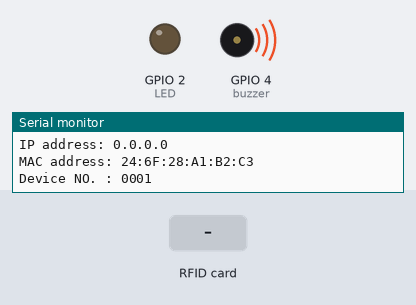
The sketch below on a simulated ESP32. On the bench: output pins drawn as LEDs (lit = HIGH), buzzer (waves = sounding, pin HIGH), the last lines printed to the serial monitor. Dashed ring = blinking. Inputs (shaded band) come from the test bench. WiFi joins after 1.5 s; servers stay silent unless stated. At 3.1 s the program restarts the board; the recording ends there.

Above: at 1.2 s.
1.3 s: RFID card 5E 7A 19 C4 held to the reader
At 1.7 s:
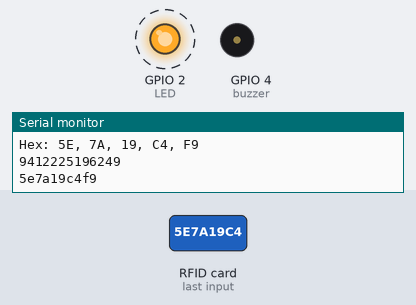
At 2.8 s:
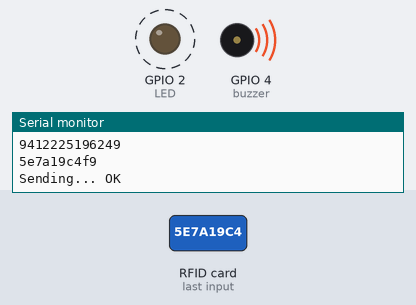
Timing chart, 0 to 3.1 s (numbered marks = the images above; inputs shaded):
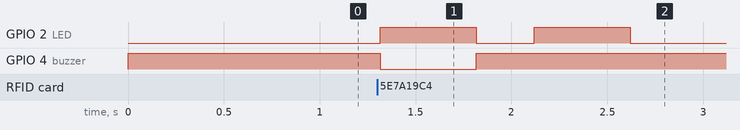

The sketch:

RFID_ESP32_Actual.ino
```cpp
 #include <SPI.h>
#include <RFID.h>
#include <esp_now.h>
#define SS_PIN 21
#define RST_PIN 22
#include "WiFi.h"

RFID rfid(SS_PIN, RST_PIN);

//const char* ssid     = "Realme3";
//const char* password = "12345678";

int LED = 2;
int buzzer = 4;
// Setup variables:
int serNum0;
int serNum1;
int serNum2;
int serNum3;
int serNum4;
int count = 0;
String data;
String device_id = "0001"; //---------------------------------EDIT HERE-----------
int count_num_1 = 0;
int count_num_2 = 0;
int count_num_3 = 0;
int count_num_4 = 0;
int count_num_5 = 0;
int count_num_6 = 0;

void OnDataSent(const uint8_t *mac_addr, esp_now_send_status_t status) {
  if (status == ESP_NOW_SEND_SUCCESS) {
    Serial.println("OK");
    digitalWrite(LED,HIGH);
    delay(500);
    digitalWrite(LED,LOW);
    delay(500);
    count_num_1 = 0;
    count_num_2 = 0;
    count_num_3 = 0;
    count_num_4 = 0;
    count_num_5 = 0;
    count_num_6 = 0;
    ESP.restart();
  } else {
    Serial.println("Fail");
    if(count_num_1 < 25){
      Serial.println("Fail Master 01");
      count_num_1 = count_num_1 + 1;
      esp_err_t result = esp_now_send(new uint8_t[6] { 0x30, 0x83, 0x98, 0x00, 0x69, 0x24 }, (uint8_t*)data.c_str(), data.length());
      if (result != ESP_OK) {
        Serial.println("Send error");
      }
    }else if(count_num_1 == 25 && count_num_2 < 25){
      Serial.println("Fail Master 02");
      count_num_2 = count_num_2 + 1;
      esp_err_t result = esp_now_send(new uint8_t[6] { 0x58, 0xBF, 0x25, 0x36, 0x0F, 0xF0 }, (uint8_t*)data.c_str(), data.length());
      if (result != ESP_OK) {
        Serial.println("Send error");
      }
    }else if(count_num_1 == 25 && count_num_2 == 25 && count_num_3 < 25){
      Serial.println("Fail Master 03");
      count_num_3 = count_num_3 + 1;
      esp_err_t result = esp_now_send(new uint8_t[6] { 0x9C, 0x9C, 0x1F, 0xCB, 0x47, 0x3C }, (uint8_t*)data.c_str(), data.length());
      if (result != ESP_OK) {
        Serial.println("Send error");
      }
    }else if(count_num_1 == 25 && count_num_2 == 25 && count_num_3 == 25 && count_num_4 < 25){
      Serial.println("Fail Master 04");
      count_num_4 = count_num_4 + 1;
      esp_err_t result = esp_now_send(new uint8_t[6] { 0x84, 0xCC, 0xA8, 0x2C, 0xA2, 0x14 }, (uint8_t*)data.c_str(), data.length());
      if (result != ESP_OK) {
        Serial.println("Send error");
      }
    }else if(count_num_1 == 25 && count_num_2 == 25 && count_num_3 == 25 && count_num_4 == 25 && count_num_5 < 25){
      Serial.println("Fail Master 05");
      count_num_5 = count_num_5 + 1;
      esp_err_t result = esp_now_send(new uint8_t[6] { 0x84, 0xCC, 0xA8, 0x2C, 0x76, 0x50 }, (uint8_t*)data.c_str(), data.length());
      if (result != ESP_OK) {
        Serial.println("Send error");
      }
    }else if(count_num_1 == 25 && count_num_2 == 25 && count_num_3 == 25 && count_num_4 == 25 && count_num_5 == 25 && count_num_6 < 25){
      Serial.println("Fail Master 06");
      count_num_6 = count_num_6 + 1;
      esp_err_t result = esp_now_send(new uint8_t[6] { 0x58, 0xBF, 0x25, 0x35, 0xE5, 0xD8 }, (uint8_t*)data.c_str(), data.length());
      if (result != ESP_OK) {
        Serial.println("Send error");
      }
    }else if(count_num_1 == 25 && count_num_2 == 25 && count_num_3 == 25 && count_num_4 == 25 && count_num_5 == 25 && count_num_6 == 25){
      digitalWrite(LED,HIGH);
      digitalWrite(buzzer,LOW);
      delay(100);
      digitalWrite(LED,LOW);
      digitalWrite(buzzer,HIGH);
      delay(100);
      digitalWrite(LED,HIGH);
      digitalWrite(buzzer,LOW);
      delay(100);
      digitalWrite(LED,LOW);
      digitalWrite(buzzer,HIGH);
      delay(100);
      digitalWrite(LED,HIGH);
      digitalWrite(buzzer,LOW);
      delay(100);
      digitalWrite(LED,LOW);
      digitalWrite(buzzer,HIGH);
      delay(300);
      ESP.restart();
    }
}
}

void setup()
{
  int count_setup_reset = 0;
  Serial.begin(115200);
  Serial.println("Starting...");
  pinMode(LED,OUTPUT);
  pinMode(buzzer,OUTPUT);
  digitalWrite(buzzer,HIGH);
  WiFi.mode(WIFI_STA);
//  WiFi.begin(WIFI_STA_NAME, WIFI_STA_PASS);
  esp_now_init();
  esp_now_register_send_cb(OnDataSent);

  static esp_now_peer_info_t peerInfo;
  memcpy(peerInfo.peer_addr, new uint8_t[6] { 0x9C, 0x9C, 0x1F, 0xCB, 0x47, 0x3C }, 6); // 1
  peerInfo.channel = 0;
  peerInfo.encrypt = false;
  if (esp_now_add_peer(&peerInfo) != ESP_OK) {
    Serial.println("Failed to add peer");
  }
  static esp_now_peer_info_t peerInfo2;
  memcpy(peerInfo2.peer_addr, new uint8_t[6] { 0x84, 0xCC, 0xA8, 0x2C, 0xA2, 0x14 }, 6); // 2
  peerInfo2.channel = 0;
  peerInfo2.encrypt = false;
  if (esp_now_add_peer(&peerInfo2) != ESP_OK) {
    Serial.println("Failed to add peer");
  }
  static esp_now_peer_info_t peerInfo3;
  memcpy(peerInfo3.peer_addr, new uint8_t[6] { 0x84, 0xCC, 0xA8, 0x2C, 0x76, 0x50 }, 6); // 3
  peerInfo3.channel = 0;
  peerInfo3.encrypt = false;
  if (esp_now_add_peer(&peerInfo3) != ESP_OK) {
    Serial.println("Failed to add peer");
  }

  static esp_now_peer_info_t peerInfo4;
  memcpy(peerInfo4.peer_addr, new uint8_t[6] { 0x58, 0xBF, 0x25, 0x36, 0x0F, 0xF0 }, 6); // 1
  peerInfo4.channel = 0;
  peerInfo4.encrypt = false;
  if (esp_now_add_peer(&peerInfo4) != ESP_OK) {
    Serial.println("Failed to add peer");
  }

  static esp_now_peer_info_t peerInfo5;
  memcpy(peerInfo5.peer_addr, new uint8_t[6] { 0x30, 0x83, 0x98, 0x00, 0x69, 0x24 }, 6); // 2
  peerInfo5.channel = 0;
  peerInfo5.encrypt = false;
  if (esp_now_add_peer(&peerInfo5) != ESP_OK) {
    Serial.println("Failed to add peer");
  }

  static esp_now_peer_info_t peerInfo6;
  memcpy(peerInfo6.peer_addr, new uint8_t[6] { 0x58, 0xBF, 0x25, 0x35, 0xE5, 0xD8 }, 6); // 3
  peerInfo6.channel = 0;
  peerInfo6.encrypt = false;
  if (esp_now_add_peer(&peerInfo6) != ESP_OK) {
    Serial.println("Failed to add peer");
  }

//  while (WiFi.status() != WL_CONNECTED)
//  {
//      delay(250);
//      Serial.print(".");
//      digitalWrite(LED,HIGH);
//      delay(250);
//      digitalWrite(LED,LOW);
//      delay(250);
//      count_setup_reset = count_setup_reset + 1;
//      if(count_setup_reset == 7){
//        ESP.restart();
//      }
//  }

  Serial.println("WiFi connected");
  Serial.print("IP address: ");
  Serial.println(WiFi.localIP());
  Serial.print("MAC address: ");
  Serial.println(WiFi.macAddress());
  Serial.println("Device NO. : " + device_id); //-- -------------------------------------------------------------------------EDIT
  SPI.begin();
  rfid.init();
}

void loop()
{
  if (rfid.isCard()) {
    if (rfid.readCardSerial()) {
        /* With a new cardnumber, show it. */
        Serial.println(" ");
        Serial.println("Card found");
        serNum0 = rfid.serNum[0];
        serNum1 = rfid.serNum[1];
        serNum2 = rfid.serNum[2];
        serNum3 = rfid.serNum[3];
        serNum4 = rfid.serNum[4];

        Serial.println("Cardnumber:");
        Serial.print("Dec: ");
        Serial.print(rfid.serNum[0], DEC);
        String DEC0 = String(rfid.serNum[0], DEC);
        Serial.print(", ");
        Serial.print(rfid.serNum[1], DEC);
        String DEC1 = String(rfid.serNum[1], DEC);
        Serial.print(", ");
        Serial.print(rfid.serNum[2], DEC);
        String DEC2 = String(rfid.serNum[2], DEC);
        Serial.print(", ");
        Serial.print(rfid.serNum[3], DEC);
        String DEC3 = String(rfid.serNum[3], DEC);
        Serial.print(", ");
        Serial.print(rfid.serNum[4], DEC);
        String DEC4 = String(rfid.serNum[4], DEC);
        Serial.println(" ");

        Serial.print("Hex: ");
        Serial.print(rfid.serNum[0], HEX);
        String HEX0 = String(rfid.serNum[0], HEX);
        Serial.print(", ");
        Serial.print(rfid.serNum[1], HEX);
        String HEX1 = String(rfid.serNum[1], HEX);
        Serial.print(", ");
        Serial.print(rfid.serNum[2], HEX);
        String HEX2 = String(rfid.serNum[2], HEX);
        Serial.print(", ");
        Serial.print(rfid.serNum[3], HEX);
        String HEX3 = String(rfid.serNum[3], HEX);
        Serial.print(", ");
        Serial.print(rfid.serNum[4], HEX);
        String HEX4 = String(rfid.serNum[4], HEX);
        Serial.println(" ");

        String DEC_ALL = String( DEC0 + DEC1 + DEC2 + DEC3 + DEC4);
        String HEX_ALL = String( HEX0 + HEX1 + HEX2 + HEX3 + HEX4);
        Serial.println(DEC_ALL);
        Serial.println(HEX_ALL);

        //buzzer
        digitalWrite(LED,HIGH);
        digitalWrite(buzzer,LOW);
        delay(500);
        digitalWrite(LED,LOW);
        digitalWrite(buzzer,HIGH);
        delay(300); //-------------------------------------------------------------------------------------------------------------------


        /// for Communication ------------------------------------------------------------------
        data = String("GET http://172.21.3.2/Input/connectR01.php?&dec="+ DEC_ALL +"&hex="+ HEX_ALL +"&device_id="+ device_id +"!");
        //String data = "HTTP://__________________________________";
        Serial.print("Sending... ");
        esp_err_t result = esp_now_send(new uint8_t[6] { 0x30, 0x83, 0x98, 0x00, 0x69, 0x24 }, (uint8_t*)data.c_str(), data.length());
        if (result != ESP_OK) {
          Serial.println("Send error");
        }
        delay(2000);
        /// END for Communication -------------------------------------------------------------------

      }
    }


  rfid.halt();


}
```

Measured:
- after the input at 1.3 s, GPIO 2 (LED): alternates HIGH for 0.50 s and LOW for 0.30 s, starting at once; GPIO 4 (buzzer): HIGH → LOW at once, → HIGH 0.50 s later
